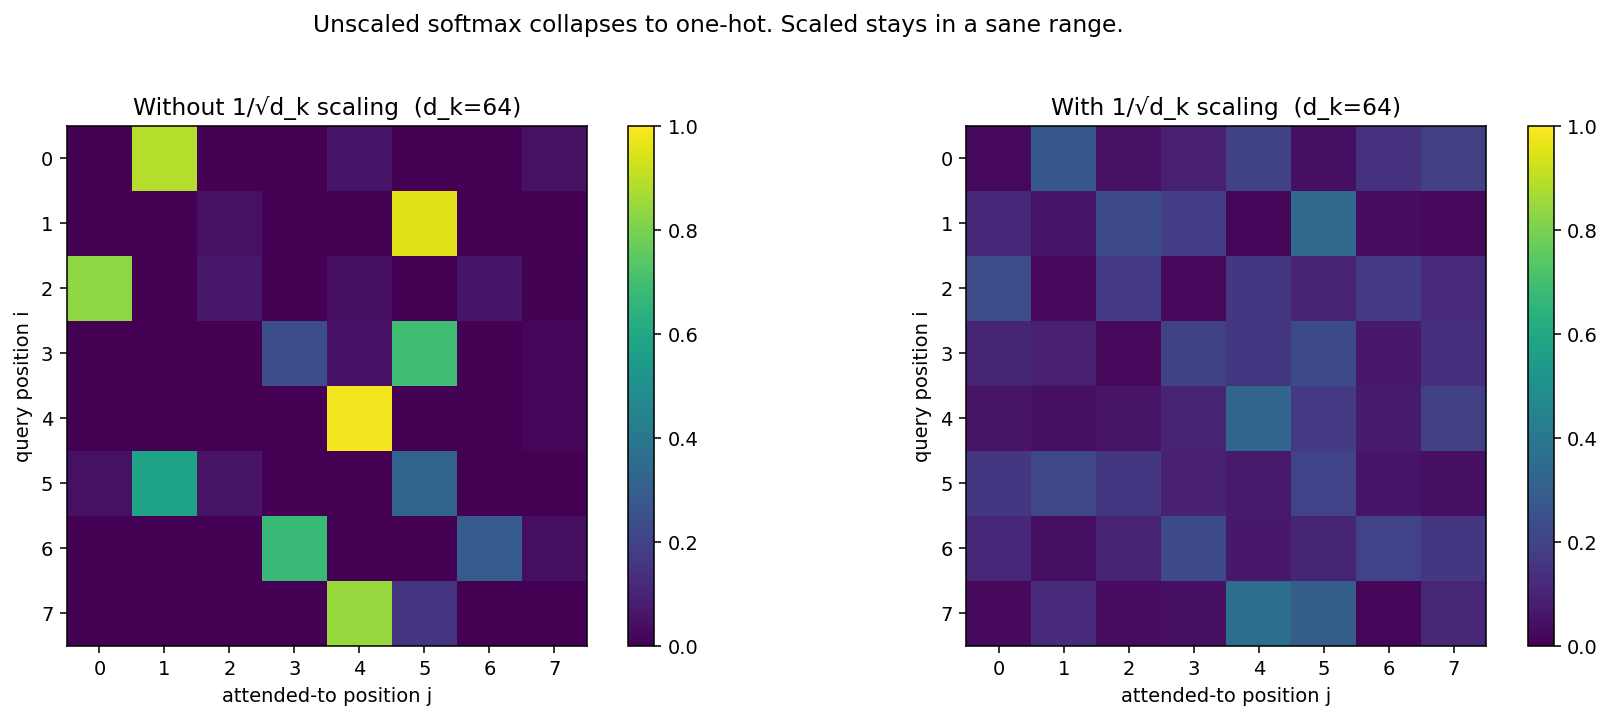

Generate this figure with Python:
"""Why divide by sqrt(d_k)? Without scaling, softmax becomes a one-hot for
moderate d_k and gradients vanish. Show the softmax distribution with and
without the scale.

Output: diagram_scale_factor.png
"""

import numpy as np
import matplotlib.pyplot as plt


def softmax(x, axis=-1):
    x = x - x.max(axis=axis, keepdims=True)
    e = np.exp(x)
    return e / e.sum(axis=axis, keepdims=True)


def main():
    d_k = 64
    L = 8
    rng = np.random.default_rng(0)
    Q = rng.standard_normal((L, d_k)) * 1.0
    K = rng.standard_normal((L, d_k)) * 1.0

    scores_unscaled = Q @ K.T
    scores_scaled = scores_unscaled / np.sqrt(d_k)

    attn_unscaled = softmax(scores_unscaled, axis=-1)
    attn_scaled = softmax(scores_scaled, axis=-1)

    fig, axes = plt.subplots(1, 2, figsize=(13, 5))

    for ax, A, title in [
        (axes[0], attn_unscaled, f"Without 1/√d_k scaling  (d_k={d_k})"),
        (axes[1], attn_scaled, f"With 1/√d_k scaling  (d_k={d_k})"),
    ]:
        im = ax.imshow(A, cmap="viridis", vmin=0, vmax=1)
        ax.set_title(title)
        ax.set_xlabel("attended-to position j")
        ax.set_ylabel("query position i")
        ax.set_xticks(range(L))
        ax.set_yticks(range(L))
        fig.colorbar(im, ax=ax, fraction=0.046)

    fig.suptitle("Unscaled softmax collapses to one-hot. Scaled stays in a sane range.",
                 fontsize=12, y=1.02)
    fig.tight_layout()
    fig.savefig("diagram_scale_factor.png", dpi=140, bbox_inches="tight")
    print("wrote diagram_scale_factor.png")


if __name__ == "__main__":
    main()
